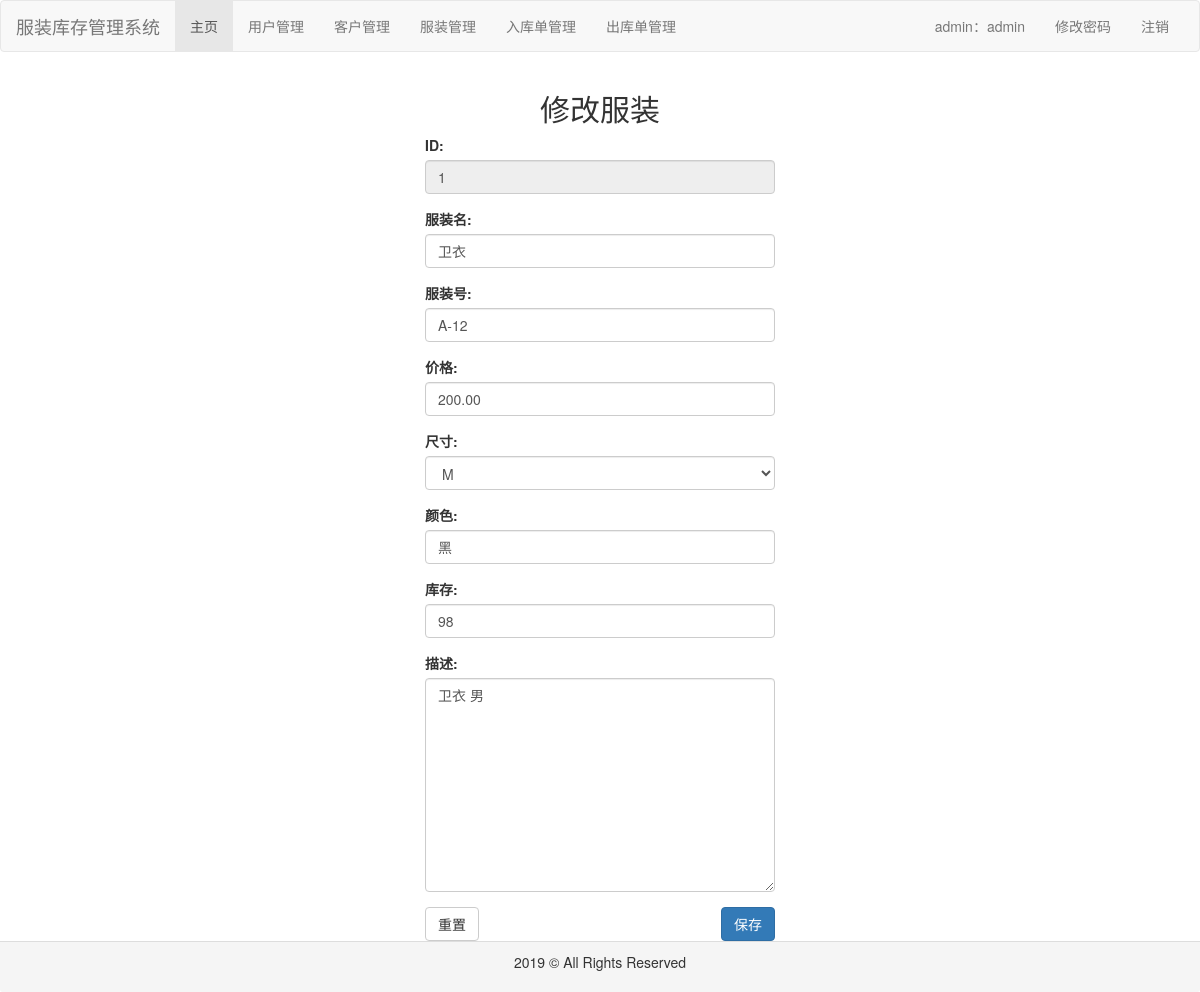
The page /clothes/update/1 (signed in) on the database its author committed.
### common/models.py (models this page shows, shortened)
class Clothes(models.Model):
    size_choices = (
        ('S', 'S'),
        ('M', 'M'),
        ('L', 'L'),
        ('XL', 'XL'),
        ('XXL', 'XXL')
    )
    name = models.CharField(max_length=32, verbose_name='服装名')
    sn = models.CharField(max_length=32, unique=True, verbose_name='服装号')
    price = models.DecimalField(max_digits=10, decimal_places=2, verbose_name='价格')
    size = models.CharField(max_length=32, choices=size_choices, verbose_name='尺寸')
    color = models.CharField(max_length=32, verbose_name='颜色')
    stock = models.PositiveIntegerField(verbose_name='库存')
    image = models.ImageField(upload_to='clothes', verbose_name='图片')
    desc = models.CharField(max_length=200, verbose_name='描述')
    create_time = models.DateTimeField(auto_now_add=True, verbose_name='创建时间')
    modify_time = models.DateTimeField(auto_now=True, verbose_name='修改时间')
    class Meta:
        ordering = ['create_time']
        verbose_name = '服装'
        verbose_name_plural = verbose_name

### clothes/views.py (the view)
# urls.py: path('update/<int:clothes_id>', views.update, name='update'),
def update(request, clothes_id):
    clothes = Clothes.objects.get(id=clothes_id)
    if request.method == "POST":
        clothes_form = ClothesForm(request.POST)
        if clothes_form.is_valid():
            name = clothes_form.cleaned_data['name']
            sn = clothes_form.cleaned_data['sn']
            price = clothes_form.cleaned_data['price']
            size = clothes_form.cleaned_data['size']
            color = clothes_form.cleaned_data['color']
            stock = clothes_form.cleaned_data['stock']
            desc = clothes_form.cleaned_data['desc']
            if name:
                clothes.name = name
            if sn:
                clothes.sn = sn
            if price:
                clothes.price = price
            if size:
                clothes.size = size
            if color:
                clothes.color = color
            if stock:
                clothes.stock = stock
            if desc:
                clothes.desc = desc
            clothes.save()
            context = {
                'clothes_id': clothes_id
            }
            messages.add_message(request, messages.SUCCESS, '修改成功')
            return redirect(reverse('clothes:index'))
        else:
            context = {
                'clothes_form': clothes_form
            }
            messages.add_message(request, messages.WARNING, '请检查填写的内容')
            return render(request, 'clothes/edit.html', context)
    else:
        clothes_form = ClothesForm({'id': clothes.id,
                                    'name': clothes.name,
                                    'sn': clothes.sn,
                                    'price': clothes.price,
                                    'size': clothes.size,
                                    'color': clothes.color,
                                    'stock': clothes.stock,
                                    'desc': clothes.desc})
        context = {
            'clothes_form': clothes_form,
            'clothes_id': clothes_id
        }
        return render(request, 'clothes/edit.html', context)

### clothes/templates/clothes/edit.html (shortened to what this page needs)
{% extends 'base.html' %}
{% block content %}
    <div class="container" style="height: auto">
        <div class="col-md-4 col-md-offset-4">
            <form class='form-user' action="{% url 'clothes:update' clothes_id %}" method="post">
                <h2 class="text-center">修改服装</h2>
                <div class="form-group">
                    {{ clothes_form.id.label_tag }}
                    {{ clothes_form.id }}
                </div>
                <div class="form-group">
                    {{ clothes_form.name.label_tag }}
                    {{ clothes_form.name }}
                </div>
                <div class="form-group">
                    {{ clothes_form.sn.label_tag }}
                    {{ clothes_form.sn }}
                </div>
                <div class="form-group">
                    {{ clothes_form.price.label_tag }}
                    {{ clothes_form.price }}
                </div>
                <div class="form-group">
                    {{ clothes_form.size.label_tag }}
                    {{ clothes_form.size }}
                </div>
                <div class="form-group">
                    {{ clothes_form.color.label_tag }}
                    {{ clothes_form.color }}
                </div>
                <div class="form-group">
                    {{ clothes_form.stock.label_tag }}
                    {{ clothes_form.stock }}
                </div>
                <div class="form-group">
                    {{ clothes_form.desc.label_tag }}
                    {{ clothes_form.desc }}
                </div>
                <button type="reset" class="btn btn-default pull-left">重置</button>
                <button type="submit" class="btn btn-primary pull-right">保存</button>
            </form>
        </div>
    </div>
{% endblock %}

### rows shown on the page
Clothes: id "1", name "卫衣", sn "A-12", price "200.00", size "M", color "黑", stock "98", desc "卫衣 男"

### other values the page prints
{{ request.session.user_role }} "admin"
{{ request.session.user_name }} "admin"
{{ clothes_form.id.label_tag }} "ID:"
{{ clothes_form.name.label_tag }} "服装名:"
{{ clothes_form.sn.label_tag }} "服装号:"
{{ clothes_form.price.label_tag }} "价格:"
{{ clothes_form.size.label_tag }} "尺寸:"
{{ clothes_form.color.label_tag }} "颜色:"
{{ clothes_form.stock.label_tag }} "库存:"
{{ clothes_form.desc.label_tag }} "描述:"
